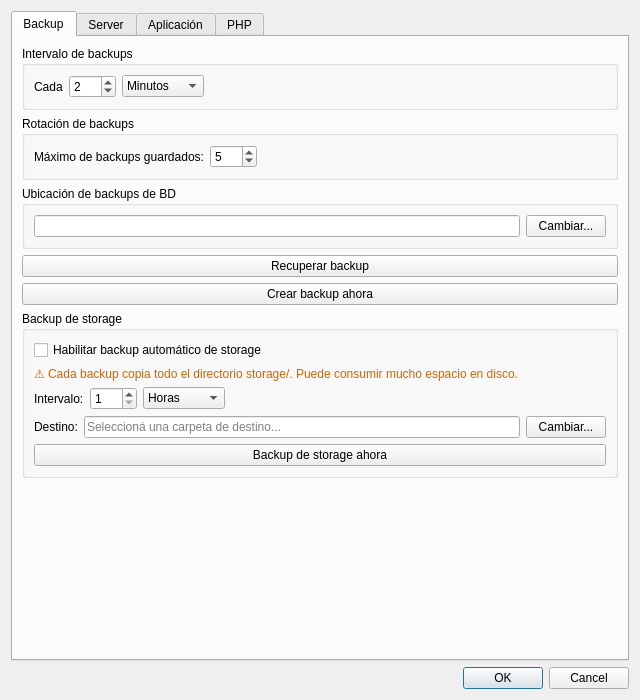
<?xml version="1.0" encoding="UTF-8"?>
<ui version="4.0">
 <class>MenuConfiguraciones</class>
 <widget class="QDialog" name="MenuConfiguraciones">
  <property name="geometry">
   <rect>
    <x>0</x>
    <y>0</y>
    <width>640</width>
    <height>700</height>
   </rect>
  </property>
  <property name="windowTitle">
   <string>Configuración</string>
  </property>
  <layout class="QVBoxLayout" name="verticalLayout">
   <item>
    <widget class="QTabWidget" name="tabWidget">
     <property name="currentIndex">
      <number>0</number>
     </property>

     <!-- ===================== TAB BACKUP ===================== -->
     <widget class="QWidget" name="BackupSettings">
      <attribute name="title">
       <string>Backup</string>
      </attribute>
      <layout class="QVBoxLayout" name="verticalLayout_backup">
       <item>
        <widget class="QGroupBox" name="grpIntervaloBackup">
         <property name="title">
          <string>Intervalo de backups</string>
         </property>
         <layout class="QHBoxLayout" name="horizontalLayout_backup">
          <item>
           <widget class="QLabel" name="lblCadaBackup">
            <property name="text">
             <string>Cada</string>
            </property>
           </widget>
          </item>
          <item>
           <widget class="QSpinBox" name="spnIntervaloBackupValor">
            <property name="minimum">
             <number>1</number>
            </property>
            <property name="maximum">
             <number>999</number>
            </property>
            <property name="value">
             <number>2</number>
            </property>
           </widget>
          </item>
          <item>
           <widget class="QComboBox" name="cmbIntervaloBackupUnidad">
            <item><property name="text"><string>Minutos</string></property></item>
            <item><property name="text"><string>Horas</string></property></item>
            <item><property name="text"><string>Días</string></property></item>
            <item><property name="text"><string>Semanas</string></property></item>
            <item><property name="text"><string>Meses</string></property></item>
           </widget>
          </item>
          <item>
           <spacer name="spacerBackupH">
            <property name="orientation"><enum>Qt::Horizontal</enum></property>
            <property name="sizeHint" stdset="0"><size><width>40</width><height>20</height></size></property>
           </spacer>
          </item>
         </layout>
        </widget>
       </item>
       <item>
        <widget class="QGroupBox" name="grpRotacion">
         <property name="title">
          <string>Rotación de backups</string>
         </property>
         <layout class="QHBoxLayout" name="horizontalLayout_rotacion">
          <item>
           <widget class="QLabel" name="lblRotacion">
            <property name="text">
             <string>Máximo de backups guardados:</string>
            </property>
           </widget>
          </item>
          <item>
           <widget class="QSpinBox" name="spnRotacion">
            <property name="minimum"><number>1</number></property>
            <property name="maximum"><number>100</number></property>
            <property name="value"><number>5</number></property>
           </widget>
          </item>
          <item>
           <spacer name="spacerRotacionH">
            <property name="orientation"><enum>Qt::Horizontal</enum></property>
            <property name="sizeHint" stdset="0"><size><width>40</width><height>20</height></size></property>
           </spacer>
          </item>
         </layout>
        </widget>
       </item>
       <item>
        <widget class="QGroupBox" name="grpRutaBackups">
         <property name="title">
          <string>Ubicación de backups de BD</string>
         </property>
         <layout class="QHBoxLayout" name="horizontalLayout_rutaBackups">
          <item>
           <widget class="QLineEdit" name="edtRutaBackups">
            <property name="readOnly"><bool>true</bool></property>
           </widget>
          </item>
          <item>
           <widget class="QPushButton" name="btnCambiarRutaBackups">
            <property name="text"><string>Cambiar...</string></property>
           </widget>
          </item>
         </layout>
        </widget>
       </item>
       <item>
        <widget class="QPushButton" name="btnRecuperarBackup">
         <property name="text"><string>Recuperar backup</string></property>
        </widget>
       </item>
       <item>
        <widget class="QPushButton" name="btnCrearBackup">
         <property name="text"><string>Crear backup ahora</string></property>
        </widget>
       </item>

       <!-- SECCIÓN: BACKUP DE STORAGE -->
       <item>
        <widget class="QGroupBox" name="grpStorageBackup">
         <property name="title">
          <string>Backup de storage</string>
         </property>
         <layout class="QVBoxLayout" name="verticalLayout_storageBackup">
          <item>
           <widget class="QCheckBox" name="chkStorageBackupActivo">
            <property name="text">
             <string>Habilitar backup automático de storage</string>
            </property>
           </widget>
          </item>
          <item>
           <widget class="QLabel" name="lblStorageBackupAviso">
            <property name="text">
             <string>⚠ Cada backup copia todo el directorio storage/. Puede consumir mucho espacio en disco.</string>
            </property>
            <property name="wordWrap">
             <bool>true</bool>
            </property>
            <property name="styleSheet">
             <string notr="true">color: #CC6600;</string>
            </property>
           </widget>
          </item>
          <item>
           <layout class="QHBoxLayout" name="horizontalLayout_storageIntervalo">
            <item>
             <widget class="QLabel" name="lblStorageIntervalo">
              <property name="text"><string>Intervalo:</string></property>
             </widget>
            </item>
            <item>
             <widget class="QSpinBox" name="spnStorageBackupValor">
              <property name="minimum"><number>1</number></property>
              <property name="maximum"><number>999</number></property>
              <property name="value"><number>1</number></property>
             </widget>
            </item>
            <item>
             <widget class="QComboBox" name="cmbStorageBackupUnidad">
              <item><property name="text"><string>Horas</string></property></item>
              <item><property name="text"><string>Días</string></property></item>
              <item><property name="text"><string>Semanas</string></property></item>
             </widget>
            </item>
            <item>
             <spacer name="spacerStorageIntervaloH">
              <property name="orientation"><enum>Qt::Horizontal</enum></property>
              <property name="sizeHint" stdset="0"><size><width>40</width><height>20</height></size></property>
             </spacer>
            </item>
           </layout>
          </item>
          <item>
           <layout class="QHBoxLayout" name="horizontalLayout_storageDestino">
            <item>
             <widget class="QLabel" name="lblStorageDestino">
              <property name="text"><string>Destino:</string></property>
             </widget>
            </item>
            <item>
             <widget class="QLineEdit" name="edtRutaStorageBackup">
              <property name="readOnly"><bool>true</bool></property>
              <property name="placeholderText">
               <string>Seleccioná una carpeta de destino...</string>
              </property>
             </widget>
            </item>
            <item>
             <widget class="QPushButton" name="btnCambiarRutaStorageBackup">
              <property name="text"><string>Cambiar...</string></property>
             </widget>
            </item>
           </layout>
          </item>
          <item>
           <widget class="QPushButton" name="btnCrearStorageBackup">
            <property name="text"><string>Backup de storage ahora</string></property>
           </widget>
          </item>
         </layout>
        </widget>
       </item>

       <item>
        <spacer name="spacerBackupV">
         <property name="orientation"><enum>Qt::Vertical</enum></property>
         <property name="sizeHint" stdset="0"><size><width>20</width><height>20</height></size></property>
        </spacer>
       </item>
      </layout>
     </widget>

     <!-- ===================== TAB SERVER ===================== -->
     <widget class="QWidget" name="ServerSettings">
      <attribute name="title">
       <string>Server</string>
      </attribute>
      <layout class="QVBoxLayout" name="verticalLayout_server">
       <item>
        <widget class="QScrollArea" name="scrollServer">
         <property name="frameShape">
          <enum>QFrame::NoFrame</enum>
         </property>
         <property name="widgetResizable">
          <bool>true</bool>
         </property>
         <widget class="QWidget" name="scrollServerContents">
          <property name="geometry">
           <rect><x>0</x><y>0</y><width>620</width><height>700</height></rect>
          </property>
          <layout class="QVBoxLayout" name="verticalLayout_serverContents">
           <item>
            <widget class="QGroupBox" name="grpTls">
             <property name="title"><string>TLS</string></property>
             <layout class="QVBoxLayout" name="verticalLayout_tls">
              <item>
               <widget class="QCheckBox" name="chkTls">
                <property name="text"><string>Activar TLS interno</string></property>
               </widget>
              </item>
             </layout>
            </widget>
           </item>
           <item>
            <widget class="QGroupBox" name="grpServidor">
             <property name="title"><string>Servidor</string></property>
             <layout class="QFormLayout" name="formLayoutServidor">
              <item row="0" column="0">
               <widget class="QLabel" name="lblHostname">
                <property name="text"><string>Hostname:</string></property>
               </widget>
              </item>
              <item row="0" column="1">
               <widget class="QLineEdit" name="edtHostname">
                <property name="placeholderText"><string>Vacío = IP local</string></property>
               </widget>
              </item>
              <item row="1" column="0">
               <widget class="QLabel" name="lblPuertoServidor">
                <property name="text"><string>Puerto:</string></property>
               </widget>
              </item>
              <item row="1" column="1">
               <widget class="QSpinBox" name="spnPuertoServidor">
                <property name="minimum"><number>1</number></property>
                <property name="maximum"><number>65535</number></property>
                <property name="value"><number>8443</number></property>
               </widget>
              </item>
             </layout>
            </widget>
           </item>
           <item>
            <widget class="QGroupBox" name="grpBaseDeDatos">
             <property name="title"><string>Base de datos</string></property>
             <layout class="QFormLayout" name="formLayoutBD">
              <item row="0" column="0">
               <widget class="QLabel" name="lblDbHost"><property name="text"><string>Host:</string></property></widget>
              </item>
              <item row="0" column="1">
               <widget class="QLineEdit" name="edtDbHost"/>
              </item>
              <item row="1" column="0">
               <widget class="QLabel" name="lblDbPuerto"><property name="text"><string>Puerto:</string></property></widget>
              </item>
              <item row="1" column="1">
               <widget class="QSpinBox" name="spnDbPuerto">
                <property name="minimum"><number>1</number></property>
                <property name="maximum"><number>65535</number></property>
                <property name="value"><number>5432</number></property>
               </widget>
              </item>
              <item row="2" column="0">
               <widget class="QLabel" name="lblDbNombre"><property name="text"><string>Base de datos:</string></property></widget>
              </item>
              <item row="2" column="1">
               <widget class="QLineEdit" name="edtDbNombre"/>
              </item>
              <item row="3" column="0">
               <widget class="QLabel" name="lblDbUsuario"><property name="text"><string>Usuario:</string></property></widget>
              </item>
              <item row="3" column="1">
               <widget class="QLineEdit" name="edtDbUsuario"/>
              </item>
              <item row="4" column="0">
               <widget class="QLabel" name="lblDbPassword"><property name="text"><string>Contraseña:</string></property></widget>
              </item>
              <item row="4" column="1">
               <widget class="QLineEdit" name="edtDbPassword">
                <property name="echoMode"><enum>QLineEdit::Password</enum></property>
               </widget>
              </item>
             </layout>
            </widget>
           </item>
           <item>
            <widget class="QGroupBox" name="grpLimpieza">
             <property name="title"><string>Limpieza de archivos</string></property>
             <layout class="QFormLayout" name="formLayoutLimpieza">
              <item row="0" column="0">
               <widget class="QLabel" name="lblFileCleanupDays">
                <property name="text"><string>Días de antigüedad:</string></property>
               </widget>
              </item>
              <item row="0" column="1">
               <widget class="QSpinBox" name="spnFileCleanupDays">
                <property name="minimum"><number>1</number></property>
                <property name="maximum"><number>3650</number></property>
                <property name="value"><number>30</number></property>
               </widget>
              </item>
              <item row="1" column="0">
               <widget class="QLabel" name="lblIntervaloLimpieza">
                <property name="text"><string>Intervalo de limpieza:</string></property>
               </widget>
              </item>
              <item row="1" column="1">
               <layout class="QHBoxLayout" name="horizontalLayout_limpieza">
                <item>
                 <widget class="QSpinBox" name="spnLimpiezaValor">
                  <property name="minimum"><number>1</number></property>
                  <property name="maximum"><number>999</number></property>
                  <property name="value"><number>1</number></property>
                 </widget>
                </item>
                <item>
                 <widget class="QComboBox" name="cmbLimpiezaUnidad">
                  <item><property name="text"><string>Minutos</string></property></item>
                  <item><property name="text"><string>Horas</string></property></item>
                  <item><property name="text"><string>Días</string></property></item>
                  <item><property name="text"><string>Semanas</string></property></item>
                  <item><property name="text"><string>Meses</string></property></item>
                 </widget>
                </item>
               </layout>
              </item>
             </layout>
            </widget>
           </item>

           <!-- SECCIÓN: SANCTUM -->
           <item>
            <widget class="QGroupBox" name="grpSanctum">
             <property name="title"><string>Sesiones (Sanctum)</string></property>
             <layout class="QHBoxLayout" name="horizontalLayout_sanctum">
              <item>
               <widget class="QLabel" name="lblExpiracionSanctum">
                <property name="text"><string>Duración de sesión:</string></property>
               </widget>
              </item>
              <item>
               <widget class="QComboBox" name="cmbExpiracionSanctum">
                <item><property name="text"><string>Indefinida</string></property></item>
                <item><property name="text"><string>Personalizada</string></property></item>
               </widget>
              </item>
              <item>
               <widget class="QSpinBox" name="spnExpiracionSanctum">
                <property name="minimum"><number>1</number></property>
                <property name="maximum"><number>99999</number></property>
                <property name="value"><number>1440</number></property>
               </widget>
              </item>
              <item>
               <widget class="QComboBox" name="cmbExpiracionUnidad">
                <item><property name="text"><string>Minutos</string></property></item>
                <item><property name="text"><string>Horas</string></property></item>
                <item><property name="text"><string>Días</string></property></item>
                <item><property name="text"><string>Semanas</string></property></item>
               </widget>
              </item>
              <item>
               <spacer name="spacerSanctumH">
                <property name="orientation"><enum>Qt::Horizontal</enum></property>
                <property name="sizeHint" stdset="0"><size><width>40</width><height>20</height></size></property>
               </spacer>
              </item>
             </layout>
            </widget>
           </item>

           <!-- SECCIÓN: RUTAS DE ALMACENAMIENTO -->
           <item>
            <widget class="QGroupBox" name="grpRutasAlmacenamiento">
             <property name="title"><string>Rutas de almacenamiento (storage)</string></property>
             <layout class="QFormLayout" name="formLayoutStorage">
              <item row="0" column="0">
               <widget class="QLabel" name="lblRutaPrivada">
                <property name="text"><string>Disco privado:</string></property>
               </widget>
              </item>
              <item row="0" column="1">
               <layout class="QHBoxLayout" name="horizontalLayout_rutaPrivada">
                <item>
                 <widget class="QLineEdit" name="edtRutaPrivada">
                  <property name="placeholderText">
                   <string>Por defecto (storage/app/private)</string>
                  </property>
                 </widget>
                </item>
                <item>
                 <widget class="QPushButton" name="btnExplorarPrivada">
                  <property name="text"><string>Explorar...</string></property>
                  <property name="maximumWidth"><number>90</number></property>
                 </widget>
                </item>
                <item>
                 <widget class="QPushButton" name="btnRestablecerPrivada">
                  <property name="text"><string>Por defecto</string></property>
                  <property name="maximumWidth"><number>90</number></property>
                 </widget>
                </item>
               </layout>
              </item>
              <item row="1" column="0">
               <widget class="QLabel" name="lblRutaPublica">
                <property name="text"><string>Disco público:</string></property>
               </widget>
              </item>
              <item row="1" column="1">
               <layout class="QHBoxLayout" name="horizontalLayout_rutaPublica">
                <item>
                 <widget class="QLineEdit" name="edtRutaPublica">
                  <property name="placeholderText">
                   <string>Por defecto (storage/app/public)</string>
                  </property>
                 </widget>
                </item>
                <item>
                 <widget class="QPushButton" name="btnExplorarPublica">
                  <property name="text"><string>Explorar...</string></property>
                  <property name="maximumWidth"><number>90</number></property>
                 </widget>
                </item>
                <item>
                 <widget class="QPushButton" name="btnRestablecerPublica">
                  <property name="text"><string>Por defecto</string></property>
                  <property name="maximumWidth"><number>90</number></property>
                 </widget>
                </item>
               </layout>
              </item>
             </layout>
            </widget>
           </item>

           <item>
            <spacer name="spacerServerV">
             <property name="orientation"><enum>Qt::Vertical</enum></property>
             <property name="sizeHint" stdset="0"><size><width>20</width><height>20</height></size></property>
            </spacer>
           </item>
          </layout>
         </widget>
        </widget>
       </item>
      </layout>
     </widget>

     <!-- ===================== TAB APLICACION ===================== -->
     <widget class="QWidget" name="AplicacionSettings">
      <attribute name="title">
       <string>Aplicación</string>
      </attribute>
      <layout class="QVBoxLayout" name="verticalLayout_aplicacion">
       <item>
        <widget class="QGroupBox" name="grpModoInicio">
         <property name="title"><string>Modo de inicio</string></property>
         <layout class="QHBoxLayout" name="horizontalLayout_modoInicio">
          <item>
           <widget class="QLabel" name="lblModoInicio">
            <property name="text"><string>Al abrir la aplicación:</string></property>
           </widget>
          </item>
          <item>
           <widget class="QComboBox" name="cmbModoInicio">
            <item><property name="text"><string>Normal</string></property></item>
            <item><property name="text"><string>Minimizado</string></property></item>
            <item><property name="text"><string>Maximizado</string></property></item>
           </widget>
          </item>
          <item>
           <spacer name="spacerModoInicioH">
            <property name="orientation"><enum>Qt::Horizontal</enum></property>
            <property name="sizeHint" stdset="0"><size><width>40</width><height>20</height></size></property>
           </spacer>
          </item>
         </layout>
        </widget>
       </item>
       <item>
        <widget class="QGroupBox" name="grpInicioAutomatico">
         <property name="title"><string>Inicio automático</string></property>
         <layout class="QVBoxLayout" name="verticalLayout_inicioAuto">
          <item>
           <widget class="QCheckBox" name="chkInicioConSistema">
            <property name="text"><string>Iniciar con el sistema operativo</string></property>
           </widget>
          </item>
         </layout>
        </widget>
       </item>
       <item>
        <widget class="QGroupBox" name="grpTimeouts">
         <property name="title"><string>Timeouts de cierre de procesos</string></property>
         <layout class="QVBoxLayout" name="verticalLayout_timeouts">
          <item>
           <widget class="QLabel" name="lblTimeoutsDesc">
            <property name="text">
             <string>Cuando está desactivado, el cierre espera indefinidamente hasta que el proceso termine. Al activar, se fuerza el cierre si el proceso no terminó en el tiempo indicado.</string>
            </property>
            <property name="wordWrap"><bool>true</bool></property>
            <property name="styleSheet"><string notr="true">color: #666666; font-size: 11px;</string></property>
           </widget>
          </item>
          <item>
           <layout class="QHBoxLayout" name="horizontalLayout_timeoutApi">
            <item>
             <widget class="QCheckBox" name="chkTimeoutApi">
              <property name="text"><string>API:</string></property>
             </widget>
            </item>
            <item>
             <widget class="QSpinBox" name="spnTimeoutApiMinutos">
              <property name="minimum"><number>1</number></property>
              <property name="maximum"><number>60</number></property>
              <property name="value"><number>1</number></property>
              <property name="enabled"><bool>false</bool></property>
             </widget>
            </item>
            <item>
             <widget class="QLabel" name="lblTimeoutApiMin">
              <property name="text"><string>minutos</string></property>
             </widget>
            </item>
            <item>
             <spacer name="spacerTimeoutApiH">
              <property name="orientation"><enum>Qt::Horizontal</enum></property>
              <property name="sizeHint" stdset="0"><size><width>40</width><height>20</height></size></property>
             </spacer>
            </item>
           </layout>
          </item>
          <item>
           <layout class="QHBoxLayout" name="horizontalLayout_timeoutPostgres">
            <item>
             <widget class="QCheckBox" name="chkTimeoutPostgres">
              <property name="text"><string>PostgreSQL:</string></property>
             </widget>
            </item>
            <item>
             <widget class="QSpinBox" name="spnTimeoutPostgresMinutos">
              <property name="minimum"><number>1</number></property>
              <property name="maximum"><number>60</number></property>
              <property name="value"><number>1</number></property>
              <property name="enabled"><bool>false</bool></property>
             </widget>
            </item>
            <item>
             <widget class="QLabel" name="lblTimeoutPostgresMin">
              <property name="text"><string>minutos</string></property>
             </widget>
            </item>
            <item>
             <spacer name="spacerTimeoutPostgresH">
              <property name="orientation"><enum>Qt::Horizontal</enum></property>
              <property name="sizeHint" stdset="0"><size><width>40</width><height>20</height></size></property>
             </spacer>
            </item>
           </layout>
          </item>
         </layout>
        </widget>
       </item>
       <item>
        <spacer name="spacerAplicacionV">
         <property name="orientation"><enum>Qt::Vertical</enum></property>
         <property name="sizeHint" stdset="0"><size><width>20</width><height>40</height></size></property>
        </spacer>
       </item>
      </layout>
     </widget>

     <!-- ===================== TAB PHP ===================== -->
     <widget class="QWidget" name="PhpSettings">
      <attribute name="title">
       <string>PHP</string>
      </attribute>
      <layout class="QVBoxLayout" name="verticalLayout_php">
       <item>
        <widget class="QGroupBox" name="grpExtensiones">
         <property name="title"><string>Extensiones</string></property>
         <layout class="QVBoxLayout" name="verticalLayout_ext">
          <item>
           <widget class="QScrollArea" name="scrollAreaExtensiones">
            <property name="widgetResizable">
             <bool>true</bool>
            </property>
            <widget class="QWidget" name="widgetExtensiones">
             <property name="geometry">
              <rect><x>0</x><y>0</y><width>600</width><height>280</height></rect>
             </property>
            </widget>
           </widget>
          </item>
         </layout>
        </widget>
       </item>
       <item>
        <widget class="QGroupBox" name="grpRecursos">
         <property name="title"><string>Límites de recursos</string></property>
         <layout class="QFormLayout" name="formLayoutRecursos">
          <item row="0" column="0">
           <widget class="QLabel" name="lblMaxExecTime">
            <property name="text"><string>Tiempo máx. de ejecución:</string></property>
           </widget>
          </item>
          <item row="0" column="1">
           <layout class="QHBoxLayout" name="horizontalLayout_execTime">
            <item>
             <widget class="QSpinBox" name="spnMaxExecTime">
              <property name="minimum"><number>0</number></property>
              <property name="maximum"><number>3600</number></property>
              <property name="value"><number>30</number></property>
             </widget>
            </item>
            <item>
             <widget class="QLabel" name="lblSegundos">
              <property name="text"><string>segundos (0 = sin límite)</string></property>
             </widget>
            </item>
           </layout>
          </item>
          <item row="1" column="0">
           <widget class="QLabel" name="lblMemoryLimit">
            <property name="text"><string>Límite de memoria:</string></property>
           </widget>
          </item>
          <item row="1" column="1">
           <widget class="QLineEdit" name="edtMemoryLimit">
            <property name="placeholderText"><string>ej: 128M</string></property>
           </widget>
          </item>
          <item row="2" column="0">
           <widget class="QLabel" name="lblPostMaxSize">
            <property name="text"><string>Tamaño máx. de POST:</string></property>
           </widget>
          </item>
          <item row="2" column="1">
           <widget class="QLineEdit" name="edtPostMaxSize">
            <property name="placeholderText"><string>ej: 8M</string></property>
           </widget>
          </item>
          <item row="3" column="0">
           <widget class="QLabel" name="lblUploadMaxSize">
            <property name="text"><string>Tamaño máx. de subida:</string></property>
           </widget>
          </item>
          <item row="3" column="1">
           <widget class="QLineEdit" name="edtUploadMaxSize">
            <property name="placeholderText"><string>ej: 100M</string></property>
           </widget>
          </item>
         </layout>
        </widget>
       </item>
      </layout>
     </widget>

    </widget>
   </item>
   <item>
    <widget class="QDialogButtonBox" name="buttonBox">
     <property name="orientation">
      <enum>Qt::Orientation::Horizontal</enum>
     </property>
     <property name="standardButtons">
      <set>QDialogButtonBox::StandardButton::Cancel|QDialogButtonBox::StandardButton::Ok</set>
     </property>
    </widget>
   </item>
  </layout>
 </widget>
 <resources/>
 <connections>
  <connection>
   <sender>buttonBox</sender>
   <signal>accepted()</signal>
   <receiver>MenuConfiguraciones</receiver>
   <slot>accept()</slot>
   <hints>
    <hint type="sourcelabel"><x>248</x><y>254</y></hint>
    <hint type="destinationlabel"><x>157</x><y>274</y></hint>
   </hints>
  </connection>
  <connection>
   <sender>buttonBox</sender>
   <signal>rejected()</signal>
   <receiver>MenuConfiguraciones</receiver>
   <slot>reject()</slot>
   <hints>
    <hint type="sourcelabel"><x>316</x><y>260</y></hint>
    <hint type="destinationlabel"><x>286</x><y>274</y></hint>
   </hints>
  </connection>
 </connections>
</ui>
